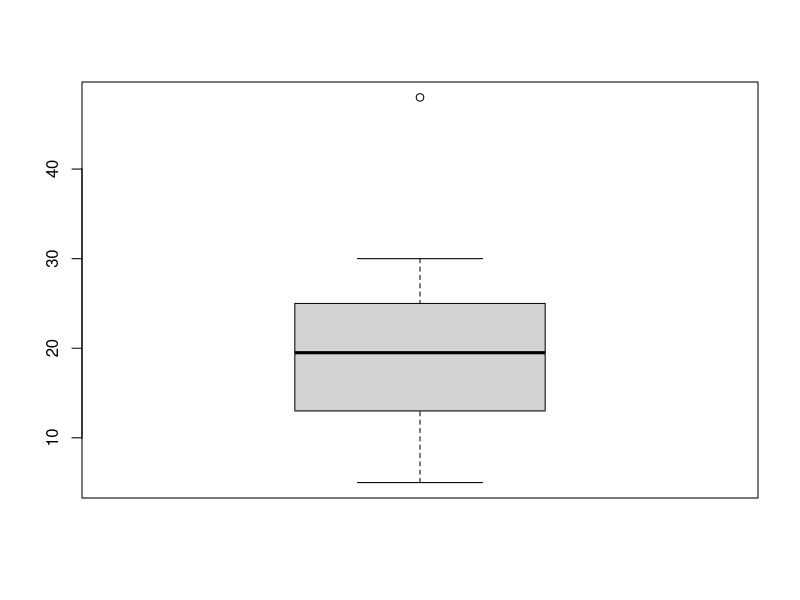
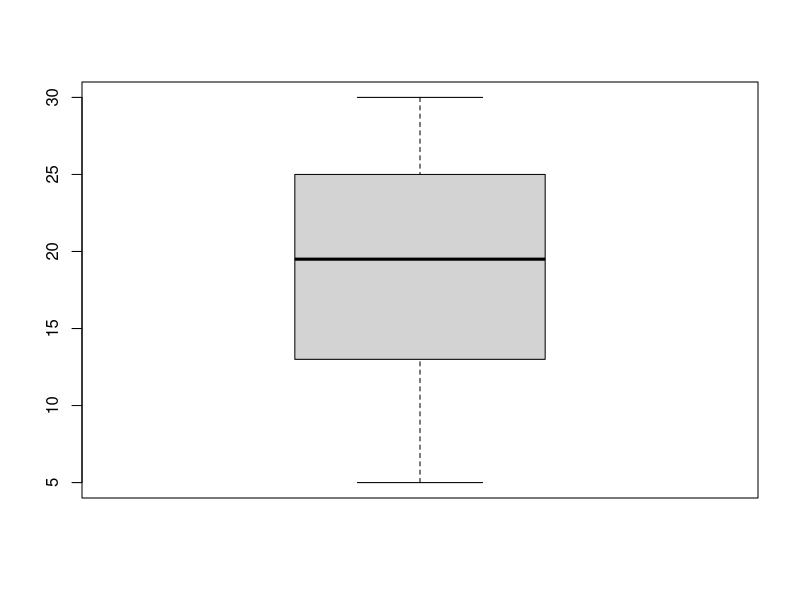
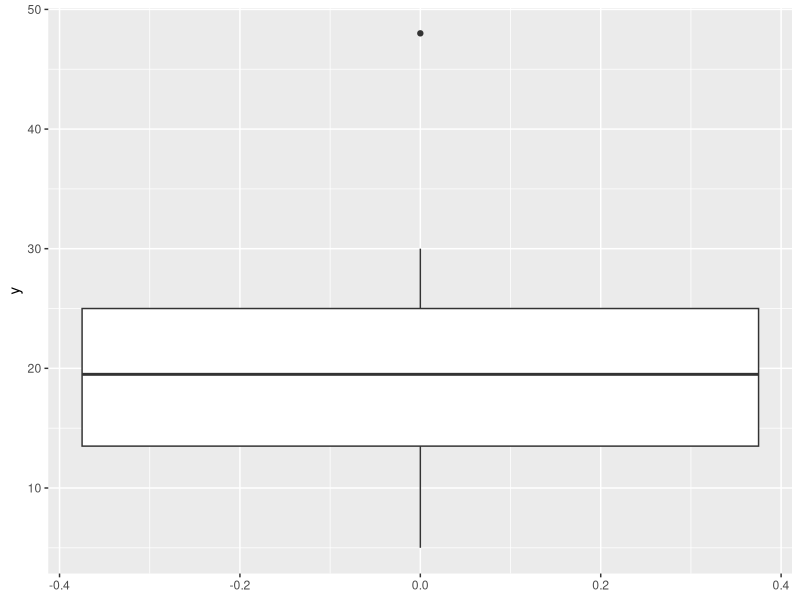
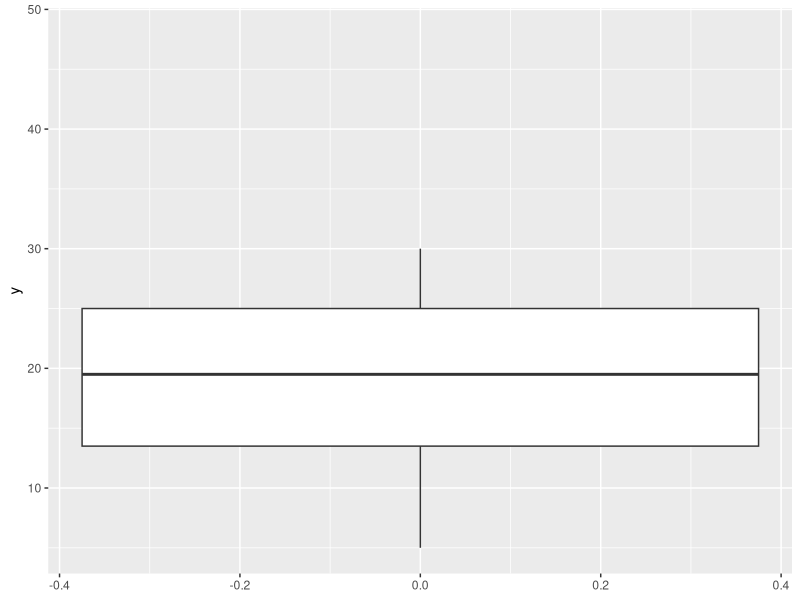
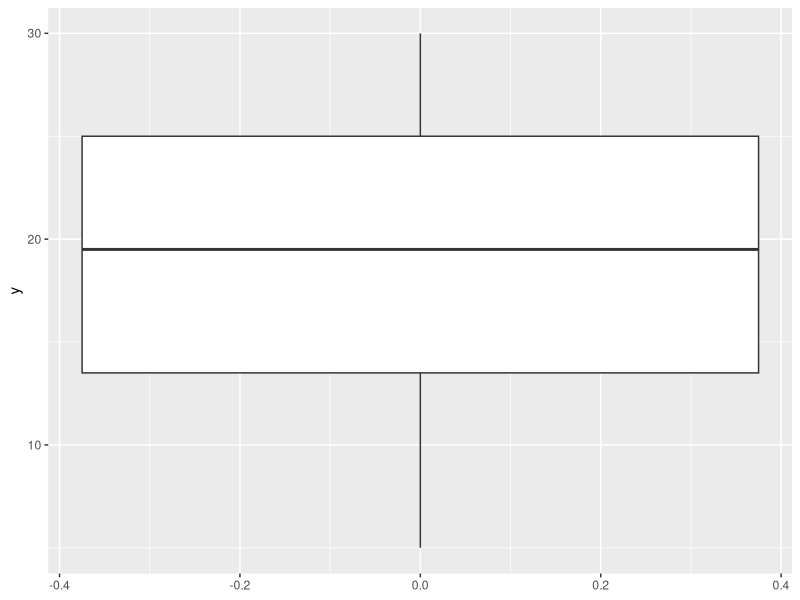

Write the R code that produced these figures, in order.
# remove outliers in boxplots in Base R
data <- c(5, 8, 8, 12, 14, 15, 16, 19, 20, 22, 24, 25, 25, 26, 30, 48)

# create boxplot
boxplot(data)

# remove outliers
boxplot(data, outline = FALSE)

data <- data.frame(y=c(5, 8, 8, 12, 14, 15, 16, 19, 20, 22, 24, 25, 25, 26, 30, 48))

library("ggplot2")

ggplot(data, aes(y=y)) +
  geom_boxplot()

# remove outlier in ggplot2
ggplot(data, aes(y=y)) +
  geom_boxplot(outlier.shape = NA)

# adjust the y_axis
ggplot(data, aes(y=y)) +
  geom_boxplot(outlier.shape = NA) +
  coord_cartesian(ylim = c(5, 30))
